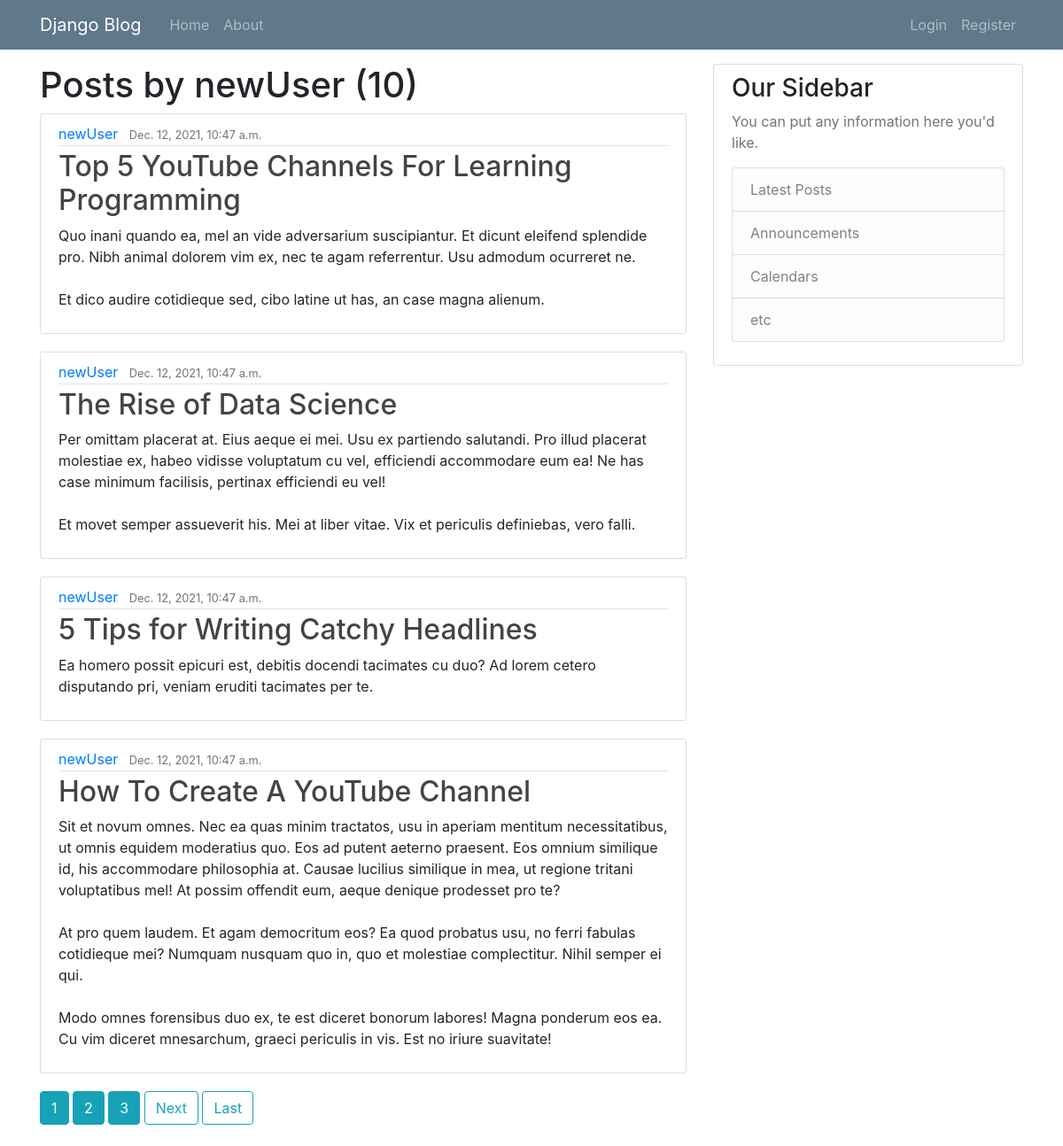
/user/newUser, run on the app's committed database.
### blog/models.py (models this page shows, shortened)
class Post(models.Model):
    title = models.CharField(max_length=100)
    content = models.TextField()
    date_posted = models.DateTimeField(default=timezone.now)
    author = models.ForeignKey(User, on_delete=models.CASCADE)

### blog/views.py (the view)
# urls.py: path('user/<str:username>', UserPostListView.as_view(), name='user-posts'),
class UserPostListView(ListView):
    model = Post
    template_name = 'blog/user_posts.html'
    context_object_name = 'posts'
    paginate_by = 4
    def get_queryset(self):
        user = get_object_or_404(User, username=self.kwargs.get('username'))
        return Post.objects.filter(author=user).order_by('-date_posted')

### blog/templates/blog/user_posts.html (shortened to what this page needs)
{% extends "blog/base.html"%}
{% block content%}
    <h1>Posts by {{ view.kwargs.username }} ({{ page_obj.paginator.count }})</h1>
{% for post in posts%}
<article class="media content-section">
    <div class="media-body">
        <div class="article-metadata">
            <a class="mr-2" href="{% url 'user-posts' post.author.username %}">{{ post.author }}</a>
            <small class="text-muted">{{ post.date_posted }}</small>
        </div>
        <h2><a class="article-title" href="{% url 'post-detail' post.id %}">{{ post.title }}</a></h2>
        <p class="article-content">{{ post.content }}</p>
    </div>
</article>
{% endfor %}
{% if is_paginated %}
{% for num in page_obj.paginator.page_range %}
{% if page_obj.number == num %}
<a class="btn btn-info mb-4" href="?page={{ num }}">{{ num }}</a>
{% elif num > page_obj.number|add:'-3' and num < page_obj.number|add:'3'%}
<a class="btn btn-info mb-4" href="?page={{ num }}">{{ num }}</a>
{% endif %}
{% endfor %}
{% if page_obj.has_next %}
<a class="btn btn-outline-info mb-4" href="?page={{page_obj.next_page_number}}">Next</a>
<a class="btn btn-outline-info mb-4" href="?page={{ page_obj.paginator.num_pages }}">Last</a>
{% endif %}
{% endif %}
{% endblock content %}

### blog/static/blog/main.css (style rules this page uses)
body { background: #fafafa; color: #333333; margin-top: 5rem; }
h1, h2, h3, h4, h5, h6 { color: #444444; }
.content-section { background: #ffffff; padding: 10px 20px; border: 1px solid #dddddd; border-radius: 3px; margin-bottom: 20px; }
.article-title { color: #444444; }
.article-content { white-space: pre-line; }
.article-metadata { padding-bottom: 1px; margin-bottom: 4px; border-bottom: 1px solid #e3e3e3 }

### data on the page
Post: author "newUser", date_posted "Dec. 12, 2021, 10:47 a.m.", title "Top 5 YouTube Channels For Learning Programming", content "Quo inani quando ea, mel an vide adversarium suscipiantur. Et dicunt eleifend splendide pro. Nibh animal dolorem vim ex, nec te agam referrentur. Usu admodum ocurreret ne. Et dico audire cotidieque sed, cibo latine ut has, an case magna alienum."
Post: author "newUser", date_posted "Dec. 12, 2021, 10:47 a.m.", title "The Rise of Data Science", content "Per omittam placerat at. Eius aeque ei mei. Usu ex partiendo salutandi. Pro illud placerat molestiae ex, habeo vidisse voluptatum cu vel, efficiendi accommodare eum ea! Ne has case minimum facilisis, pertinax efficiendi eu vel! Et movet semper assueverit his. Mei at liber vitae. Vix et periculis definiebas, vero falli."
Post: author "newUser", date_posted "Dec. 12, 2021, 10:47 a.m.", title "5 Tips for Writing Catchy Headlines", content "Ea homero possit epicuri est, debitis docendi tacimates cu duo? Ad lorem cetero disputando pri, veniam eruditi tacimates per te."
Post: author "newUser", date_posted "Dec. 12, 2021, 10:47 a.m.", title "How To Create A YouTube Channel", content "Sit et novum omnes. Nec ea quas minim tractatos, usu in aperiam mentitum necessitatibus, ut omnis equidem moderatius quo. Eos ad putent aeterno praesent. Eos omnium similique id, his accommodare philosophia at. Causae lucilius similique in mea, ut regione tritani voluptatibus mel! At possim offendit eum, aeque denique prodesset pro te? At pro quem laudem. Et agam democritum eos? Ea quod probatus usu, no ferri fabulas cotidieque mei? Numquam nusquam quo in, quo et molestiae complectitur. Nihil semper ei qui. Modo omnes forensibus duo ex, te est diceret bonorum labores! Magna ponderum eos ea. Cu vim diceret mnesarchum, graeci periculis in vis. Est no iriure suavitate!"

### other printed values
{{ view.kwargs.username }} "newUser"
{{ page_obj.paginator.count }} "10"
{{ num }} "1"
{{ num }} "2" "3"
